Frame 1 (no input): blank canvas, image omitted
Frame 60 (the mouse pressed at the canvas centre just before this capture): blank canvas, image omitted
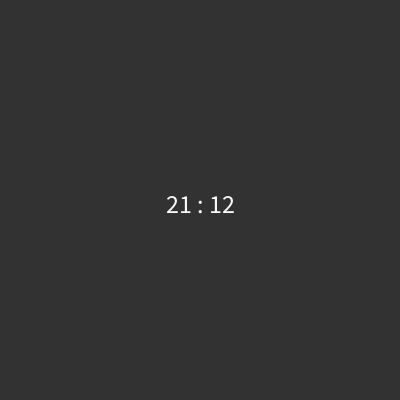
Frame 120 (the mouse held since frame 60 and released just before this capture)

The Processing sketch whose frames 1 and 60 were blank and that drew this single picture after the mouse press (run headless with seeded random() and noise(); from frame 60 on, the mouse is pressed at the canvas centre):

// Processing sketch: Mske_beautifuk_colock
// ── Mske_beautifuk_colock.pde
void setup() { 
  size( 400, 400 ) ;
}

void draw() {
  background(50) ; 
  String str = str( hour() ) + " : " + str( minute() ) ; 
  fill(250) ; 
  textSize(1 + 50*mouseX/width) ; 
  textAlign(CENTER,CENTER) ;
  text( str, width/2, height/2 ) ;
}
